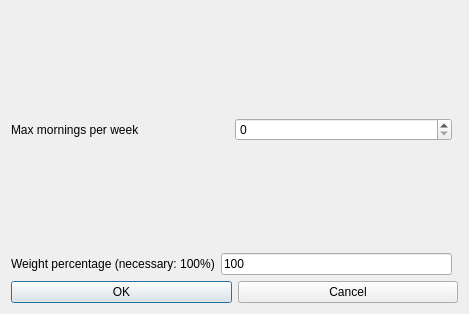
<?xml version="1.0" encoding="UTF-8"?>
<ui version="4.0">
 <class>ModifyConstraintStudentsMaxMorningsPerWeekForm_template</class>
 <widget class="QDialog" name="ModifyConstraintStudentsMaxMorningsPerWeekForm_template">
  <property name="geometry">
   <rect>
    <x>0</x>
    <y>0</y>
    <width>469</width>
    <height>314</height>
   </rect>
  </property>
  <property name="windowTitle">
   <string extracomment="This is the title of the dialog to modify a constraint of this type">Modify students max mornings per week</string>
  </property>
  <layout class="QGridLayout">
   <item row="1" column="0">
    <layout class="QHBoxLayout">
     <item>
      <widget class="QLabel" name="maxMorningsTextLabel">
       <property name="frameShape">
        <enum>QFrame::NoFrame</enum>
       </property>
       <property name="frameShadow">
        <enum>QFrame::Plain</enum>
       </property>
       <property name="text">
        <string>Max mornings per week</string>
       </property>
       <property name="wordWrap">
        <bool>false</bool>
       </property>
      </widget>
     </item>
     <item>
      <widget class="QSpinBox" name="maxMorningsSpinBox"/>
     </item>
    </layout>
   </item>
   <item row="2" column="0">
    <spacer name="spacer7">
     <property name="orientation">
      <enum>Qt::Vertical</enum>
     </property>
     <property name="sizeType">
      <enum>QSizePolicy::Expanding</enum>
     </property>
     <property name="sizeHint" stdset="0">
      <size>
       <width>20</width>
       <height>31</height>
      </size>
     </property>
    </spacer>
   </item>
   <item row="4" column="0" colspan="2">
    <layout class="QHBoxLayout">
     <item>
      <widget class="QPushButton" name="okPushButton">
       <property name="text">
        <string>OK</string>
       </property>
      </widget>
     </item>
     <item>
      <widget class="QPushButton" name="cancelPushButton">
       <property name="text">
        <string>Cancel</string>
       </property>
      </widget>
     </item>
    </layout>
   </item>
   <item row="0" column="0">
    <spacer name="spacer8">
     <property name="orientation">
      <enum>Qt::Vertical</enum>
     </property>
     <property name="sizeType">
      <enum>QSizePolicy::Expanding</enum>
     </property>
     <property name="sizeHint" stdset="0">
      <size>
       <width>20</width>
       <height>31</height>
      </size>
     </property>
    </spacer>
   </item>
   <item row="3" column="0">
    <layout class="QHBoxLayout">
     <item>
      <widget class="QLabel" name="weightTextLabel">
       <property name="frameShape">
        <enum>QFrame::NoFrame</enum>
       </property>
       <property name="frameShadow">
        <enum>QFrame::Plain</enum>
       </property>
       <property name="text">
        <string>Weight percentage (necessary: 100%)</string>
       </property>
       <property name="wordWrap">
        <bool>false</bool>
       </property>
      </widget>
     </item>
     <item>
      <widget class="QLineEdit" name="weightLineEdit">
       <property name="text">
        <string notr="true">100</string>
       </property>
      </widget>
     </item>
    </layout>
   </item>
  </layout>
 </widget>
 <layoutdefault spacing="6" margin="11"/>
 <resources/>
 <connections/>
</ui>
